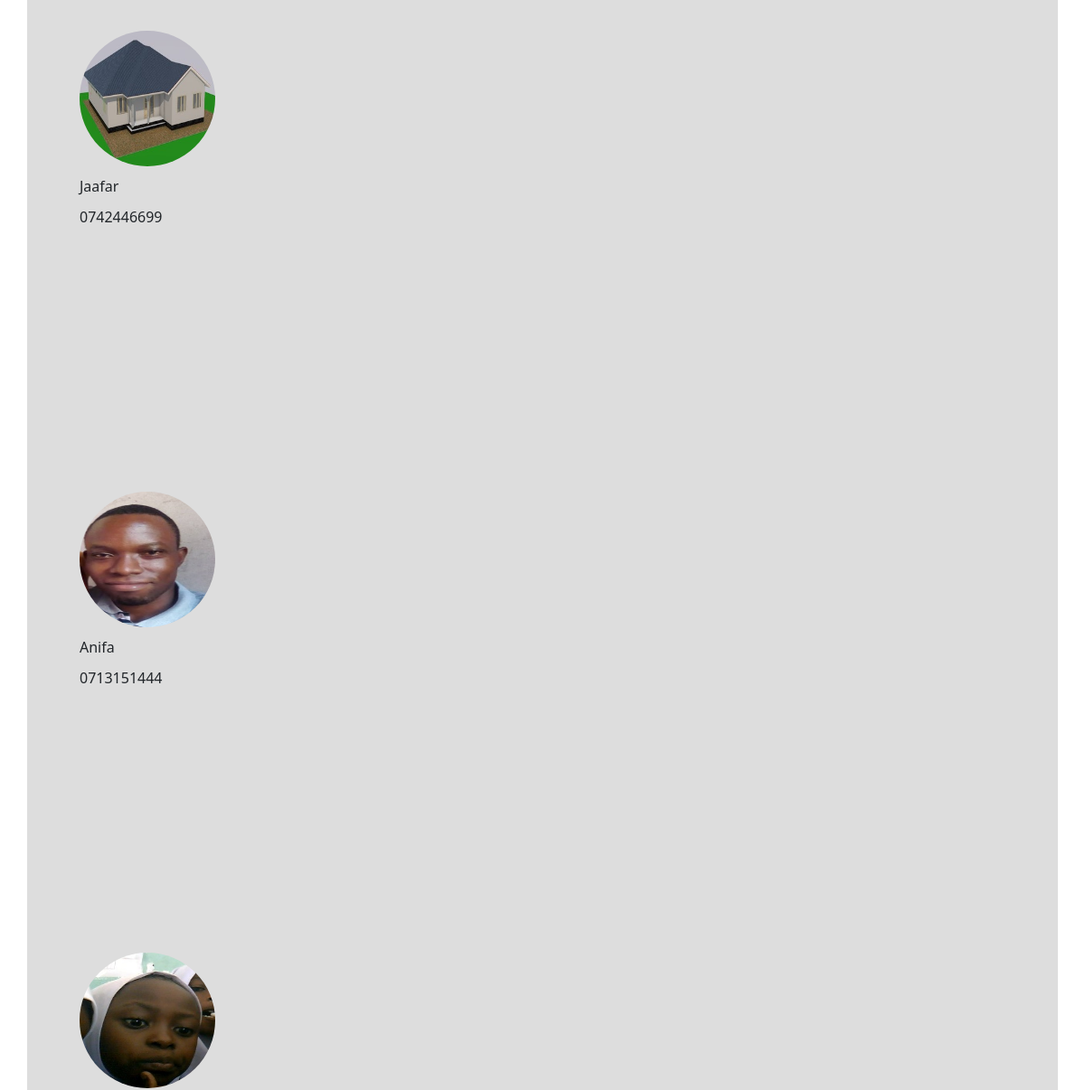
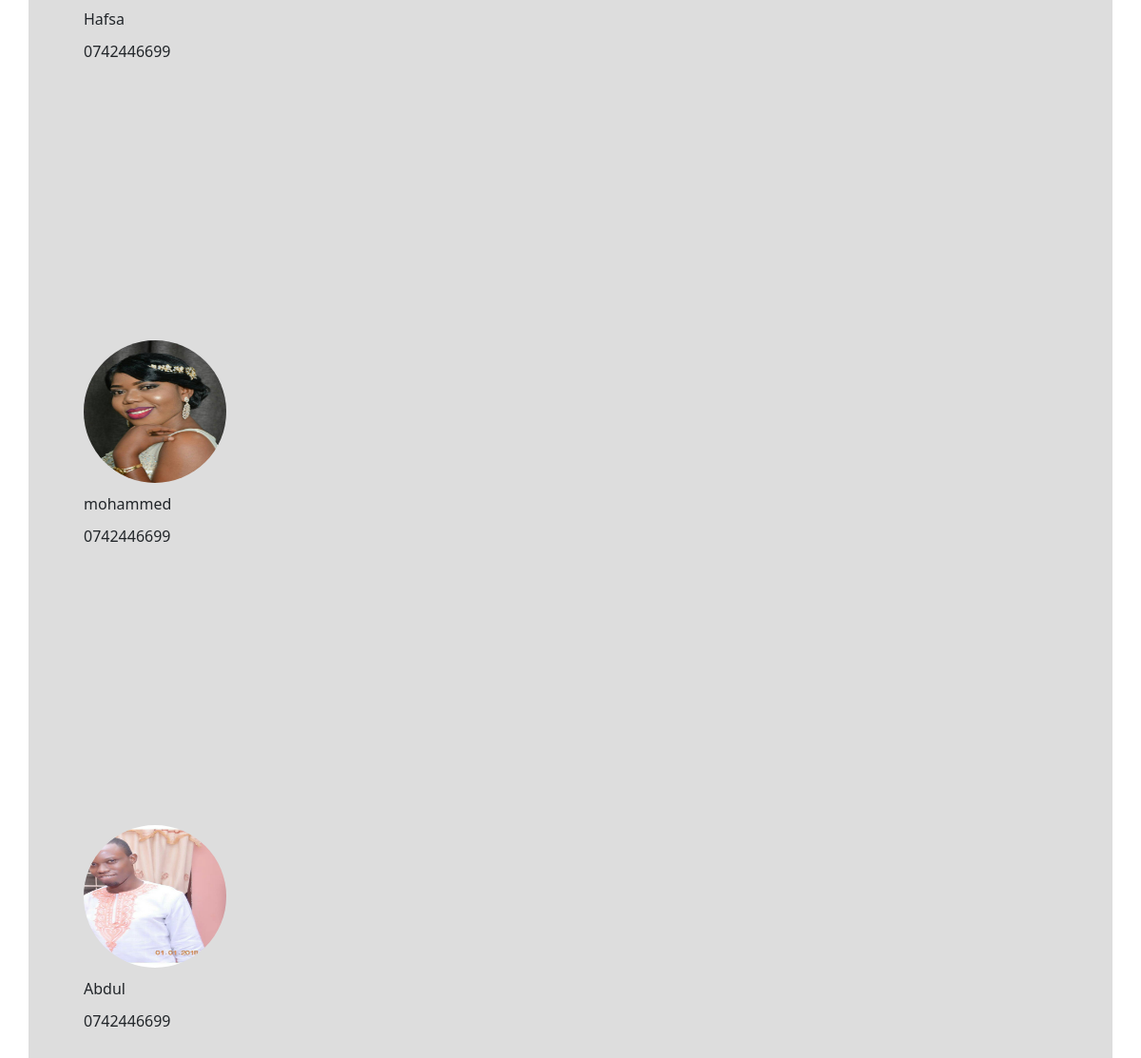
The app's page /display/ with its own data (2 pictures, top to bottom).
### registration/models.py (models this page shows, shortened)
class reg_table(models.Model):
      name=models.CharField(max_length=200)
      image=models.ImageField(upload_to='images')
      phone=models.CharField(max_length=200)

### registration/views.py (the view)
# urls.py: path('display/',views.display,name='display'),
def display(request):
      users=reg_table.objects.all()
      context={'userlist':users}
      return render(request,'display.html',context)

### templates/display.html
{%  extends 'base.html' %}
{% block content %}
<div class="container">
      {% for obj in userlist %}
<div class="container" style="width: 500px;height: 500px;margin: 10px;">
      <img src="{{obj.image.url}}" alt="" class=" b-rounded" style="border-radius: 50%;width: 150px;height: 150px;">
      <div class="sm" style="margin-top: 10px;">{{obj.name}}</div>
      <div class="sm" style="margin-top: 10px;">{{obj.phone}}</div>
</div>
      {% endfor %}
</div>
{% endblock %}

### templates/base.html (shortened to what this page needs)
<!doctype html>
<html lang="en">
  <head>
    <link href="https://cdn.jsdelivr.net/npm/bootstrap@5.1.3/dist/css/bootstrap.min.css" rel="stylesheet">
  </head>
  <body>
    <div class="container p-4" style="background-color: #ddd;">
      {% block content %}
      {% endblock %}
    </div>
  </body>
</html>

### records on screen
reg_table: image (picture), name "Jaafar", phone "0742446699"
reg_table: image (picture), name "Anifa", phone "0713151444"
reg_table: image (picture), name "Hafsa", phone "0742446699"
reg_table: image (picture), name "mohammed", phone "0742446699"
reg_table: image (picture), name "Abdul", phone "0742446699"
